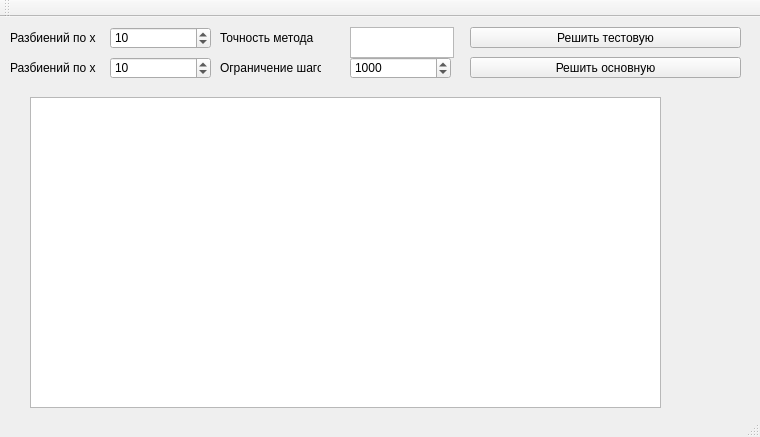
<?xml version="1.0" encoding="UTF-8"?>
<ui version="4.0">
 <class>MainWindow</class>
 <widget class="QMainWindow" name="MainWindow">
  <property name="geometry">
   <rect>
    <x>0</x>
    <y>0</y>
    <width>760</width>
    <height>437</height>
   </rect>
  </property>
  <property name="windowTitle">
   <string>MainWindow</string>
  </property>
  <widget class="QWidget" name="centralWidget">
   <widget class="QLabel" name="label">
    <property name="geometry">
     <rect>
      <x>10</x>
      <y>10</y>
      <width>101</width>
      <height>21</height>
     </rect>
    </property>
    <property name="text">
     <string>Разбиений по х</string>
    </property>
   </widget>
   <widget class="QPushButton" name="pushButton">
    <property name="geometry">
     <rect>
      <x>470</x>
      <y>10</y>
      <width>271</width>
      <height>21</height>
     </rect>
    </property>
    <property name="text">
     <string>Решить тестовую</string>
    </property>
   </widget>
   <widget class="QSpinBox" name="spinBox">
    <property name="geometry">
     <rect>
      <x>110</x>
      <y>10</y>
      <width>101</width>
      <height>22</height>
     </rect>
    </property>
    <property name="minimum">
     <number>1</number>
    </property>
    <property name="maximum">
     <number>1000000</number>
    </property>
    <property name="value">
     <number>10</number>
    </property>
   </widget>
   <widget class="QSpinBox" name="spinBox_2">
    <property name="geometry">
     <rect>
      <x>110</x>
      <y>40</y>
      <width>101</width>
      <height>22</height>
     </rect>
    </property>
    <property name="minimum">
     <number>1</number>
    </property>
    <property name="maximum">
     <number>1000000</number>
    </property>
    <property name="value">
     <number>10</number>
    </property>
   </widget>
   <widget class="QLabel" name="label_2">
    <property name="geometry">
     <rect>
      <x>10</x>
      <y>40</y>
      <width>101</width>
      <height>21</height>
     </rect>
    </property>
    <property name="text">
     <string>Разбиений по х</string>
    </property>
   </widget>
   <widget class="QTextEdit" name="textEdit">
    <property name="geometry">
     <rect>
      <x>350</x>
      <y>10</y>
      <width>104</width>
      <height>31</height>
     </rect>
    </property>
   </widget>
   <widget class="QLabel" name="label_3">
    <property name="geometry">
     <rect>
      <x>220</x>
      <y>10</y>
      <width>111</width>
      <height>21</height>
     </rect>
    </property>
    <property name="text">
     <string>Точность метода</string>
    </property>
   </widget>
   <widget class="QLabel" name="label_4">
    <property name="geometry">
     <rect>
      <x>220</x>
      <y>40</y>
      <width>101</width>
      <height>21</height>
     </rect>
    </property>
    <property name="text">
     <string>Ограничение шагов</string>
    </property>
   </widget>
   <widget class="QSpinBox" name="spinBox_3">
    <property name="geometry">
     <rect>
      <x>350</x>
      <y>40</y>
      <width>101</width>
      <height>22</height>
     </rect>
    </property>
    <property name="minimum">
     <number>1</number>
    </property>
    <property name="maximum">
     <number>1000000</number>
    </property>
    <property name="value">
     <number>1000</number>
    </property>
   </widget>
   <widget class="QPushButton" name="pushButton_2">
    <property name="geometry">
     <rect>
      <x>470</x>
      <y>40</y>
      <width>271</width>
      <height>21</height>
     </rect>
    </property>
    <property name="text">
     <string>Решить основную</string>
    </property>
   </widget>
   <widget class="QTableWidget" name="tableWidget">
    <property name="geometry">
     <rect>
      <x>30</x>
      <y>80</y>
      <width>631</width>
      <height>311</height>
     </rect>
    </property>
   </widget>
  </widget>
  <widget class="QMenuBar" name="menuBar">
   <property name="geometry">
    <rect>
     <x>0</x>
     <y>0</y>
     <width>760</width>
     <height>22</height>
    </rect>
   </property>
  </widget>
  <widget class="QToolBar" name="mainToolBar">
   <attribute name="toolBarArea">
    <enum>TopToolBarArea</enum>
   </attribute>
   <attribute name="toolBarBreak">
    <bool>false</bool>
   </attribute>
  </widget>
  <widget class="QStatusBar" name="statusBar"/>
 </widget>
 <layoutdefault spacing="6" margin="11"/>
 <resources/>
 <connections/>
</ui>
